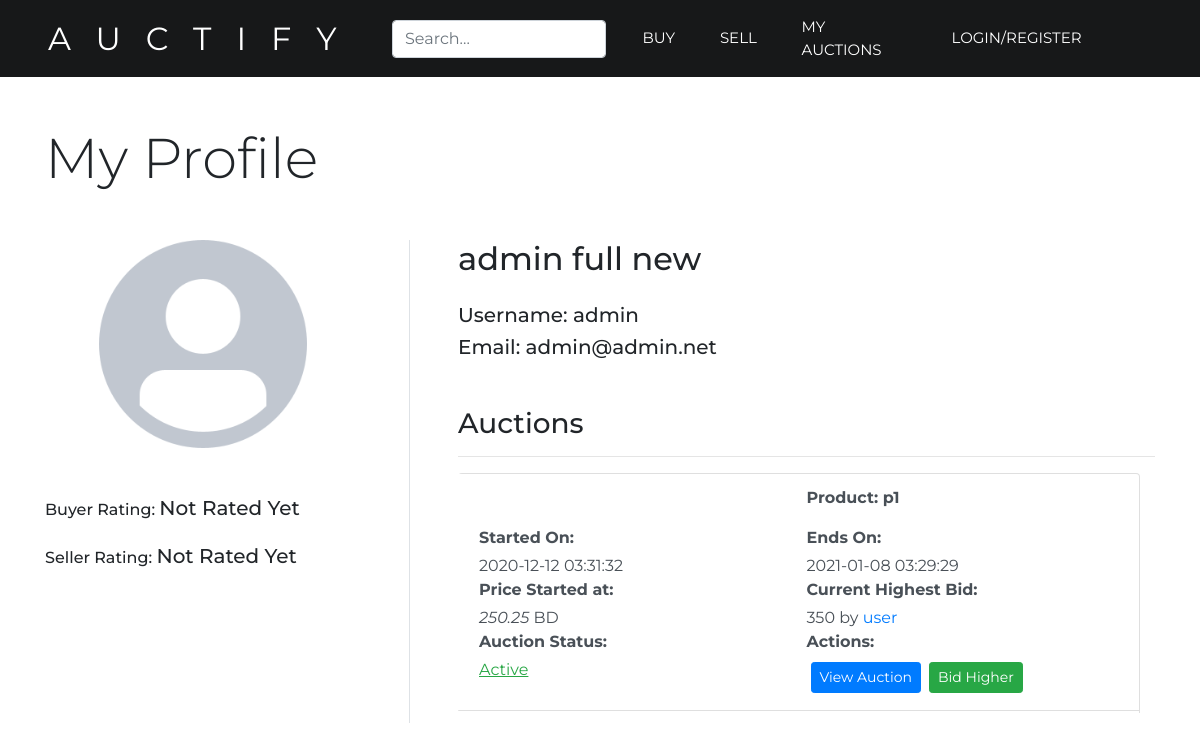
The app's page /viewUser.php?user=admin with its own data.
### tables this page shows
CREATE TABLE `users` (
  `id` int(11) NOT NULL,
  `username` varchar(30) NOT NULL,
  `password` varchar(255) NOT NULL,
  `name` varchar(30) NOT NULL,
  `email` varchar(100) NOT NULL,
  `picture` varchar(150) DEFAULT NULL,
  `buyerRating` float DEFAULT NULL,
  `sellerRating` float DEFAULT NULL
);

CREATE TABLE `auctions` (
  `id` int(11) NOT NULL,
  `owner` varchar(30) NOT NULL,
  `product` int(11) NOT NULL,
  `start` datetime NOT NULL,
  `end` datetime NOT NULL,
  `startprice` float NOT NULL,
  `bid` float DEFAULT NULL,
  `bidder` varchar(30) DEFAULT NULL,
  `status` varchar(15) NOT NULL
);

CREATE TABLE `products` (
  `id` int(11) NOT NULL,
  `name` varchar(50) NOT NULL,
  `details` varchar(200) NOT NULL,
  `category` varchar(50) NOT NULL
);

### viewUser.php (the view, shortened to what this page needs)
<?php
extract($_REQUEST);
require('connection.php');
$username = $user;
$sql = $db->prepare("SELECT * FROM auctions, ratings WHERE ratings.auctionid = auctions.id AND owner=?");
$sql->execute(array($username));
$holder = $sql->fetchAll();
if (isset($holder['buyerRating'])) {
	$sellerRating = $holder['buyerRating'];
} else {
	$sellerRating = 'Not Rated Yet';
}
$sql = $db->prepare("SELECT * FROM auctions, ratings WHERE ratings.auctionid = auctions.id AND bidder=?");
$sql->execute(array($username));
$holder = $sql->fetchAll();
if (isset($holder['sellerRating'])) {
	$buyerRating = $holder['sellerRating'];
} else {
	$buyerRating = 'Not Rated Yet';
}
$sql = $db->prepare("SELECT * FROM users WHERE username=?");
if ($sql->execute(array($username))){
	while ($info = $sql->fetch(PDO::FETCH_ASSOC)) {
		$name = $info['name'];
		$username = $info['username'];
		$email = $info['email'];
		if (isset($info['picture'])) {
			$picture = $info['picture'];
			$image = "images/users/$picture";
		} else {
			$image = "images/users/default-avatar.png";
		}
	}
}
$sql = $db->prepare("SELECT auctions.*, products.name FROM auctions, products WHERE auctions.owner=? AND products.id=auctions.product");
$sql->execute(array($username));
$userAuctions = $sql->fetchAll();
$auctionsCount = $sql->rowCount();
function displayAuctions($userAuctions){
    global $auctionsCount;
    if ($auctionsCount == 0) {
        echo '<div style="height: 25vh;">';
        echo '<li class="list-group-item">';
            echo '<h3 class="text-center">User Does Not Own Any Auctions Currently</h3>';
        echo '</li>';
        echo '</div>';
    } else {
        foreach ($userAuctions as $auction) {
            ?>
            <li class="row list-group-item list-group-item-action">
                <div class="col-6">
                </div>
                <div class="col-6">
                    <p class="font-weight-bold">
                        Product: <?php echo $auction['name'];?>
                    </p>
                </div>
                <div class="col-6">
                    <p class="mb-1 font-weight-bold">
                        Started On:<br>
                    </p>
                    <?php echo $auction['start'];?>
                </div>
                <div class="col-6">
                    <p class="mb-1 font-weight-bold">
                        Ends On:<br>
                    </p>
                    <?php echo $auction['end'];?>
                </div>
                <div class="col-6">
                    <p class="mb-1 font-weight-bold">Price Started at: </p>
                    <em><?php echo $auction['startprice'];?></em> BD
                </div>
                <div class="col-6">
                    <p class="mb-1 font-weight-bold">Current Highest Bid: </p>
                    <?php
                    if(isset($auction['bid'])){
                        $bid = $auction['bid'];
                        $bidder = $auction['bidder'];
                        echo "$bid by <a href='viewUser.php?user=$bidder'>$bidder</a>";
                    }
                    else {
                        echo "No Bids Yet!";
                    }
                    ?>
                </div>
                <div class="col-6">
                    <p class="mb-1 font-weight-bold">Auction Status: </p>
                    <?php
                        $status = $auction['status'];
                        if ($status == 'active') {
                            echo "<p class='text-success'><u>Active</u></p>";
                        } elseif ($status == 'pending') {
                            echo "<p class='text-warning'><u>Pending</u></p>";
                        } elseif ($status == 'noparticipation') {
                            echo "<p class='text-secondary'><u>No Participations</u></p>";
                        } elseif ($status == 'successful') {
                            echo "<p class='text-success'><u>Successful</u></p>";
                        } elseif ($status == 'failed') {
                            echo "<p class='text-danger'><u>Failed</u></p>";
                        } elseif ($status == 'completed') {
                            echo "<p class='text-success'><u>Completed</u></p>";
                        }
                    ?>
                </div>
                <div class="col-6">
                    <p class="mb-1 font-weight-bold">Actions:</p>
                    <?php
                        $auctionid = $auction['id'];
                        echo "<a href='viewAuction.php?auctionid=$auctionid' class='btn btn-sm btn-primary m-1'>View Auction</a>";
                        if ($status == 'active') {
                            echo "<a href='bid.php?auctionid=$auctionid' class='btn btn-sm btn-success m-1'>Bid Higher</a>";
                        }
                    ?>
                </div>
            </li>
            <?php
        }
    }
}
?>
<!DOCTYPE html>
<html>
<head>
	<?php include 'head.php'; ?>
</head>
<body>
	<?php include 'header.php'; ?>
	<div class="container">
		<h1 class="display-4 text-left mb-5">My Profile</h1>
		<div class="row">
			<div class="col-4 pr-5 border-right">
				<div id="picture" class="text-center mb-5">
					<div class="rounded-circle mb-3">
						<img src="<?php echo $image; ?>" style="max-height: 13rem;">
					</div>
				</div>
				<div id="rating">
					<p class="h6 mb-4">
						Buyer Rating:
						<span class="h5">
							<?php echo $buyerRating; ?>
						</span>
					</p>
					<p class="h6">
						Seller Rating:
						<span class="h5">
							<?php echo $sellerRating; ?>
						</span>
					</p>
				</div>
			</div>
			<div class="col-8 pl-5">
				<div id="info">
					<p class="h2 mb-4"><?php echo $name ?></p>
					<p class="h5 mb-2">Username: <?php echo $username ?></p>
					<p class="h5 mb-5">Email: <?php echo $email ?></p>
				</div>
				<div id="settings" class="mt-5">
					<h3>Auctions</h3>
                    <hr>
                    <ul class="list-group" style="height: 30vh; margin-bottom: 10px; overflow:hidden; overflow-y:scroll; -webkit-overflow-scrolling: touch;">
                        <?php displayAuctions($userAuctions); ?>
                    </ul>
				</div>
			</div>
		</div>
	</div>
</body>
</html>

### css/custom.css (style rules this page uses)
* { -webkit-box-sizing: border-box; -moz-box-sizing: border-box; box-sizing: border-box; }
body { font-family: 'Montserrat', sans-serif; font-weight: 400; }
h1 { margin-top: 5px; margin-bottom: 10px; }
a, a:hover { text-decoration: none; text-decoration-style: none; }
.navbar-form { position: relative; }
.form-control { width: 100%; }

### records on screen
users: name "admin full new", username "admin", email "admin@admin.net"
auctions: product.name "p1", start "2020-12-12 03:31:32", end "2021-01-08 03:29:29", startprice "250.25", bid "350", bidder "user", status "Active"

### other values on screen
$buyerRating "Not Rated Yet"
$sellerRating "Not Rated Yet"
